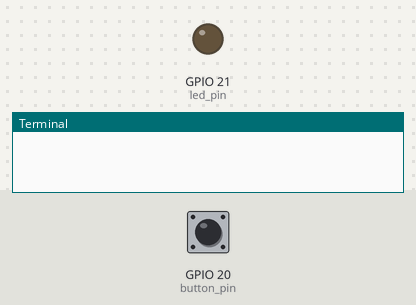
A program run on a simulated Raspberry Pi (BCM pin numbers). Shown: output pins drawn as LEDs (lit = HIGH), the last lines printed to the terminal. Inputs (shaded band) come from the test bench; at power-on: GPIO 20 (button_pin) LOW.

Above: at 1.2 s.
1.3 s: GPIO 20 (button_pin) pulled HIGH for 0.15 s
At 1.9 s:
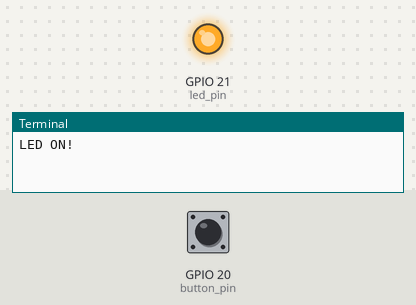
2.9 s: GPIO 20 (button_pin) pulled HIGH for 1 s
At 4.3 s:
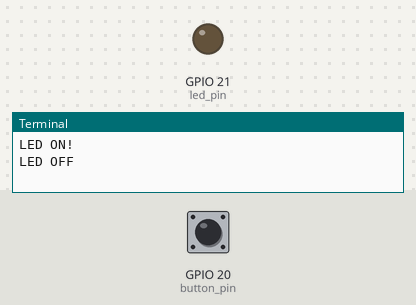
5.4 s: GPIO 20 (button_pin) pulled HIGH for 3.2 s
At 6.2 s:
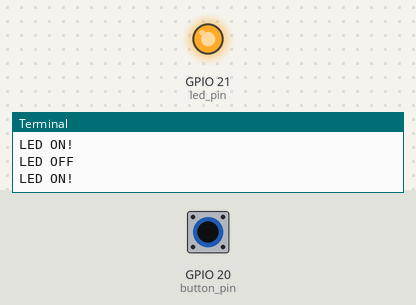
Timing chart, 0 to 8.4 s (numbered marks = the images above; inputs shaded):
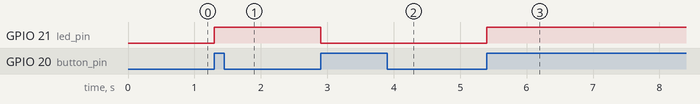

Measured:
- after the input at 1.3 s, GPIO 21 (led_pin): LOW → HIGH at once
- after the input at 2.9 s, GPIO 21 (led_pin): HIGH → LOW at once
- after the input at 5.4 s, GPIO 21 (led_pin): LOW → HIGH at once

The program:

btn_led.py
```python
import RPi.GPIO as GPIO
import time

def button_callback(channel):
    global light_on
    if light_on == False:
        GPIO.output(led_pin, 1)
        print("LED ON!")
    else:
        GPIO.output(led_pin, 0)
        print("LED OFF")
    light_on = not light_on

button_pin = 20
led_pin = 21

GPIO.setmode(GPIO.BCM)

GPIO.setup(button_pin, GPIO.IN, pull_up_down=GPIO.PUD_DOWN)

GPIO.setup(led_pin, GPIO.OUT)

light_on = False

GPIO.add_event_detect(button_pin, GPIO.RISING,
                    callback=button_callback, bouncetime = 300)

try:
	while 1:
		time.sleep(0.1)
finally:
	GPIO.cleanup()
```
